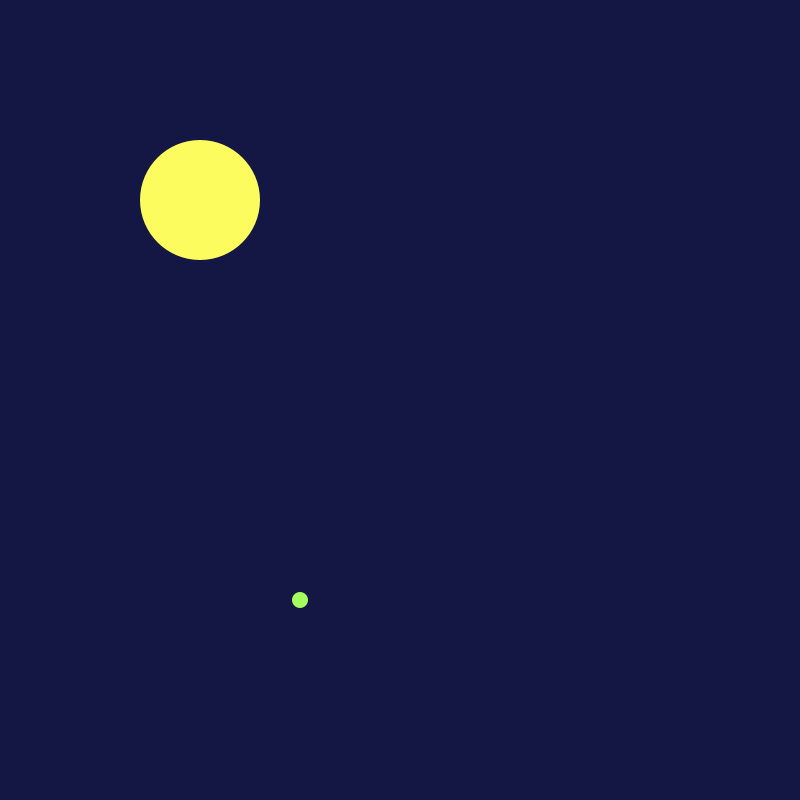
Frame 1 (no input)
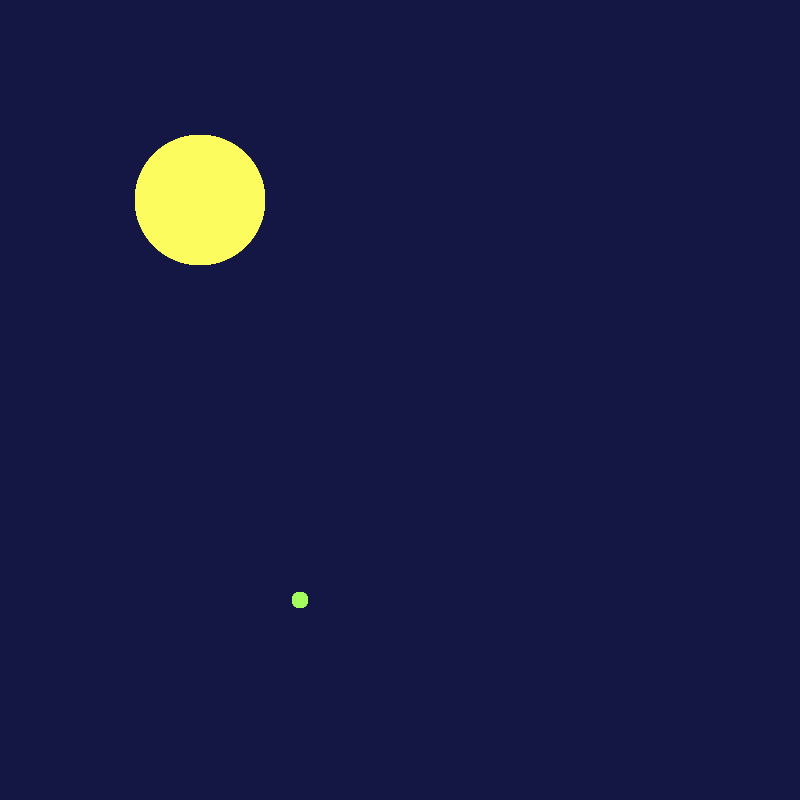
Frame 60 (the mouse pressed at the canvas centre just before this capture)
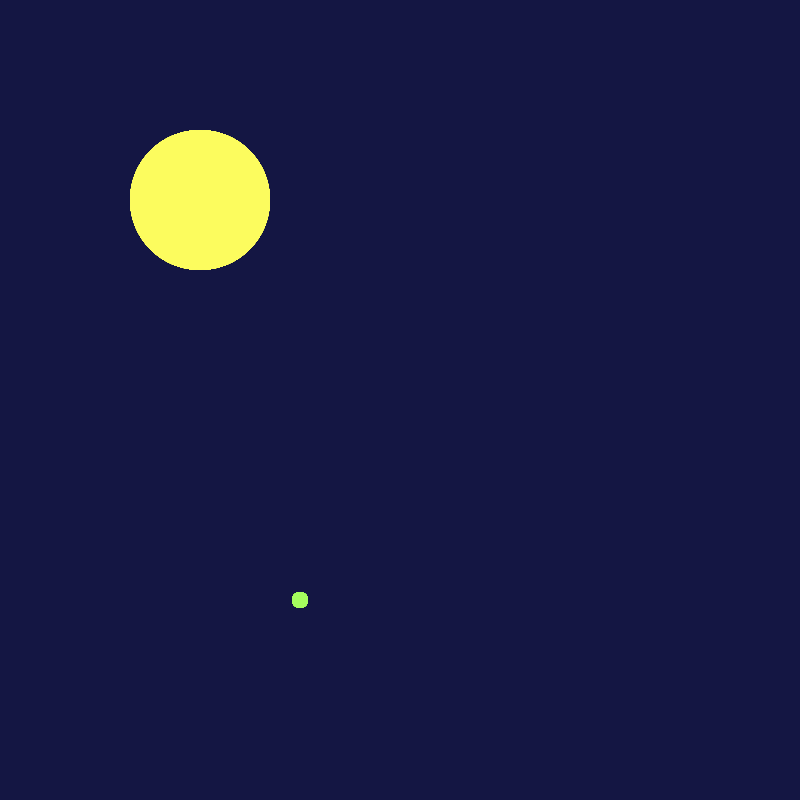
Frame 120 (the mouse held since frame 60 and released just before this capture)

The Processing sketch that drew these frames (run headless with seeded random() and noise(); from frame 60 on, the mouse is pressed at the canvas centre):

// Processing sketch: processing_122673
// ── processing_122673.pde


void setup() 

{ 
  size(800, 800); 
    background(20, 22, 67); 
} 
void draw() 
{ 

  noStroke(); 
     
  {int sec = second()*10; 
  fill(252, 252,94); 
  noStroke(); 
  ellipse(200, 200, sec, sec); 
  } 
  
  {int min = minute()*4; 
  fill(94, 211, 252);
  noStroke(); 
  ellipse(600, 400, min, min); 
  } 
 
  {
    int h = hour()*4; 
   fill(165, 252, 94); 
  noStroke(); 
  ellipse(300, 600, h, h); 
  } 

} 
